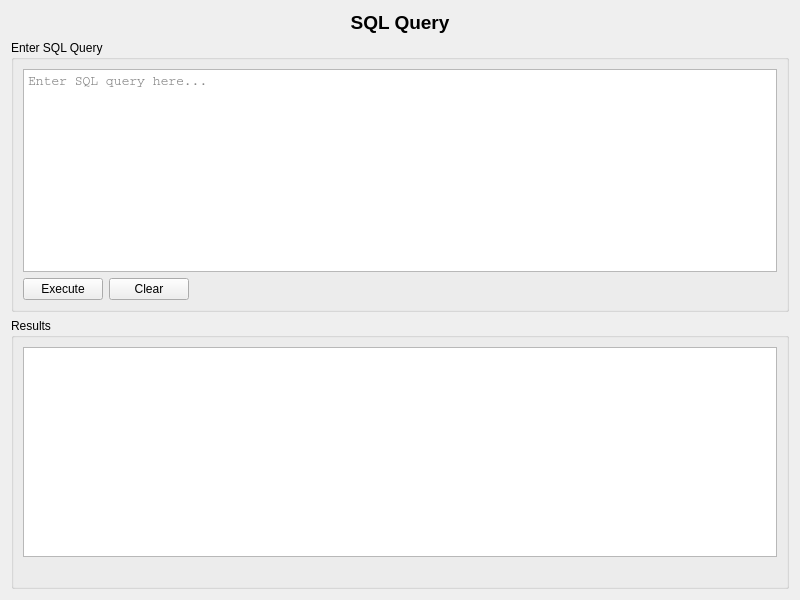
<?xml version="1.0" encoding="UTF-8"?>
<ui version="4.0">
 <class>SQLQueryWindow</class>
 <widget class="QWidget" name="SQLQueryWindow">
  <property name="geometry">
   <rect>
    <x>0</x>
    <y>0</y>
    <width>800</width>
    <height>600</height>
   </rect>
  </property>
  <property name="windowTitle">
   <string>SQL Query</string>
  </property>
  <layout class="QVBoxLayout" name="verticalLayout">
   <item>
    <widget class="QLabel" name="titleLabel">
     <property name="font">
      <font>
       <pointsize>14</pointsize>
       <bold>true</bold>
      </font>
     </property>
     <property name="text">
      <string>SQL Query</string>
     </property>
     <property name="alignment">
      <set>Qt::AlignCenter</set>
     </property>
    </widget>
   </item>
   <item>
    <widget class="QGroupBox" name="queryGroupBox">
     <property name="title">
      <string>Enter SQL Query</string>
     </property>
     <layout class="QVBoxLayout" name="verticalLayout_2">
      <item>
       <widget class="QPlainTextEdit" name="queryTextEdit">
        <property name="font">
         <font>
          <family>Courier</family>
          <pointsize>10</pointsize>
         </font>
        </property>
        <property name="placeholderText">
         <string>Enter SQL query here...</string>
        </property>
       </widget>
      </item>
      <item>
       <layout class="QHBoxLayout" name="horizontalLayout">
        <item>
         <widget class="QPushButton" name="executeButton">
          <property name="text">
           <string>Execute</string>
          </property>
         </widget>
        </item>
        <item>
         <widget class="QPushButton" name="clearButton">
          <property name="text">
           <string>Clear</string>
          </property>
         </widget>
        </item>
        <item>
         <spacer name="horizontalSpacer">
          <property name="orientation">
           <enum>Qt::Horizontal</enum>
          </property>
          <property name="sizeHint" stdset="0">
           <size>
            <width>40</width>
            <height>20</height>
           </size>
          </property>
         </spacer>
        </item>
       </layout>
      </item>
     </layout>
    </widget>
   </item>
   <item>
    <widget class="QGroupBox" name="resultsGroupBox">
     <property name="title">
      <string>Results</string>
     </property>
     <layout class="QVBoxLayout" name="verticalLayout_3">
      <item>
       <widget class="QTableView" name="resultsTableView">
        <property name="alternatingRowColors">
         <bool>true</bool>
        </property>
        <attribute name="horizontalHeaderStretchLastSection">
         <bool>true</bool>
        </attribute>
       </widget>
      </item>
      <item>
       <widget class="QLabel" name="statusLabel">
        <property name="text">
         <string/>
        </property>
       </widget>
      </item>
     </layout>
    </widget>
   </item>
  </layout>
 </widget>
 <resources/>
 <connections/>
</ui>
